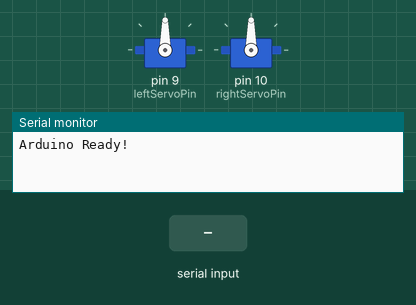
The sketch below on a simulated Arduino Uno, built with avr-gcc and run on an emulated ATmega328P. Shown: 2 × servo, the last lines printed to the serial monitor. Inputs (shaded band) come from the test bench.

Above: at 1.2 s.
1.3 s: "F_SLOW\n" received over Serial
At 2.5 s:
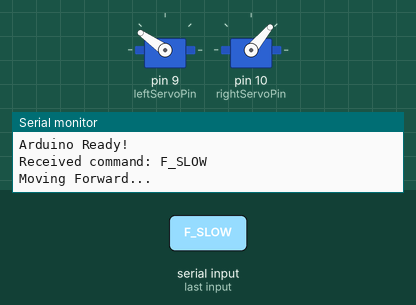
2.8 s: "STOP\n" received over Serial
At 3.8 s:
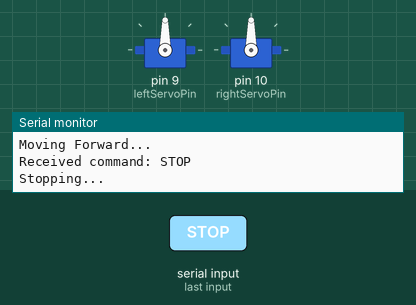
Timing chart, 0 to 5.8 s (numbered marks = the images above; inputs shaded):
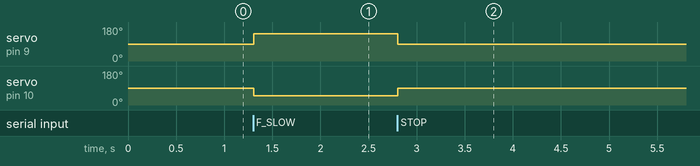

Measured:
- after the input at 1.3 s, servo on pin 9 (leftServoPin): 90° → 145° at once; servo on pin 10 (rightServoPin): 90° → 50° at once
- after the input at 2.8 s, servo on pin 9 (leftServoPin): 145° → 90° at once; servo on pin 10 (rightServoPin): 50° → 90° at once

The sketch:

with_led.ino
```cpp
#include <Servo.h>

// Servo pins
const int leftServoPin = 9;   // Replace with your left servo pin
const int rightServoPin = 10; // Replace with your right servo pin

// Create Servo objects
Servo leftServo;
Servo rightServo;

void setup() {
    Serial.begin(9600);  // Ensure baud rate matches Raspberry Pi serial communication
    leftServo.attach(leftServoPin);
    rightServo.attach(rightServoPin);
    Serial.println("Arduino Ready!");
}

void loop() {
    if (Serial.available() > 0) {
        String command = Serial.readStringUntil('\n');
        Serial.print("Received command: ");
        Serial.println(command);

        if (command == "F_SLOW") {
            moveForward();
        } else if (command == "STOP") {
            stopMovement();
        }
    }
}

// Function to move both servos forward
void moveForward() {
    leftServo.write(145);  // Full speed forward for left servo
    rightServo.write(50);   // Full speed forward in opposite direction for right servo
    Serial.println("Moving Forward...");
}

// Function to stop both servos
void stopMovement() {
    leftServo.write(90);  // Stop (neutral position)
    rightServo.write(90); // Stop (neutral position)
    Serial.println("Stopping...");
}
```
